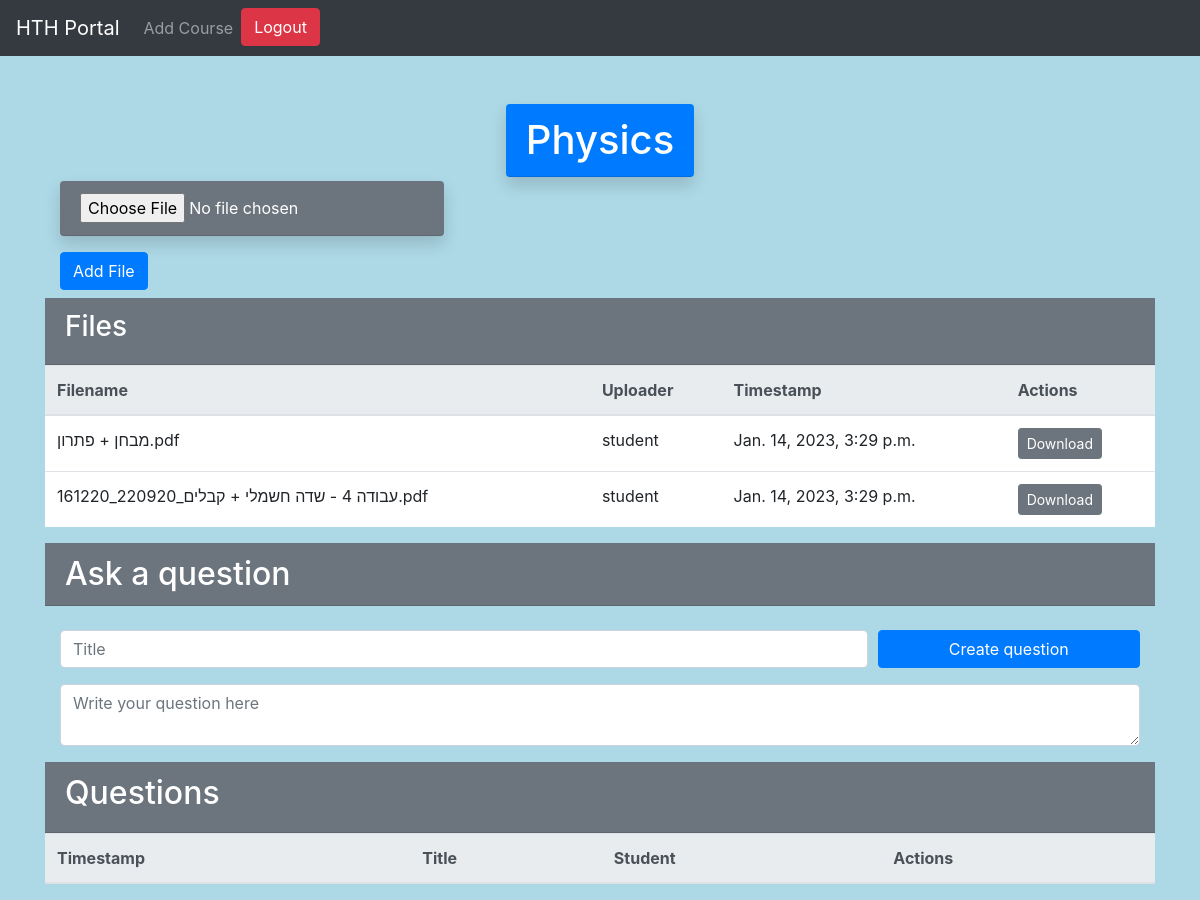
Screenshot of /course/7 (signed in) with the database file from the repository.
### university/models.py (models this page shows)
class Course(models.Model):
    objects = models.Manager()
    name = models.CharField(max_length=255)
    category = models.CharField(max_length=255)

class File(models.Model):
    objects = models.Manager()
    filename = models.CharField(max_length=255)
    file = models.FileField(upload_to='files/')
    uploader = models.CharField(max_length=255)
    timestamp = models.DateTimeField(auto_now_add=True)
    teacher_file = models.BooleanField(default=False)
    course = models.ForeignKey(Course, on_delete=models.CASCADE, related_name='files')

### university/views.py (the view)
# urls.py: path('course/<int:course_id>', views.course, name='course'),
@login_required
def course(request, course_id):
    course_obj = get_object_or_404(Course, id=course_id)
    files = File.objects.filter(course=course_obj)
    questions = Question.objects.filter(course=course_obj)
    context = {
        'course': course_obj,
        'course_id': course_obj.id,
        'files': files,
        'questions': questions,
    }
    return render(request, 'university/course.html', context)

### university/templates/university/course.html (shortened to what this page needs)
{% extends 'university/base.html' %}
{% load static %}
{% load custom_tags %}
{% block content %}
<div class="row justify-content-center">
    <h1 class="card-header bg-primary text-white rounded shadow">{{ course.name }}</h1>
</div>
<div class="container mt-1 mb-2">
    <form method="post" enctype="multipart/form-data" action="{% url 'upload_file' course.id %}">
      <div class="form-group">
        <input type="file" class="card-header bg-secondary text-white rounded shadow" name="file" id="file" required>
      </div>
      <button type="submit" class="btn btn-primary" id="submit-button">Add File</button>
    </form>
</div>
<div class="card-header bg-secondary text-white">
    <h3>Files</h3>
</div>
<table class="table table-hover">
    <thead class="thead-light">
        <tr>
            <th scope="col">Filename</th>
            <th scope="col">Uploader</th>
            <th scope="col">Timestamp</th>
            <th scope="col">Actions</th>
        </tr>
    </thead>
    <tbody class="bg-white">
        {% for file in files %}
        <tr>
            <td>{{ file.filename }}</td>
            <td>{{ file.uploader }}</td>
            <td>{{ file.timestamp }}</td>
            <td>
                <a href="{% url 'download_file' file.id %}" class="btn btn-secondary btn-sm" download>Download</a>
            </td>
        </tr>
        {% endfor %}
    </tbody>
</table>
<h2 class="mb-4 card-header bg-secondary text-white">Ask a question</h2>
<div class="container mt-2 mb-3 bg rounded">
  <form method="post" action="{% url 'create_question' course.id %}" class="form-group">
    <div class="form-row">
      <div class="col-md-9">
        <input class="form-control" type="text" name="title" placeholder="Title" required>
      </div>
      <div class="col-md-3">
        <button type="submit" class="btn btn-primary btn-block" id="question">Create question</button>
      </div>
    </div>
    <textarea class="form-control mt-3" name="body" placeholder="Write your question here" required></textarea>
  </form>
</div>
<table class="table table-hover">
    <thead class="thead-light">
        <tr>
            <th scope="col">Timestamp</th>
            <th scope="col">Title</th>
            <th scope="col">Student</th>
            <th scope="col">Actions</th>
        </tr>
    </thead>
    <div class="card-header bg-secondary text-white">
        <h2>Questions</h2>
    </div>
</table>
{% endblock %}

### university/templates/university/base.html (style rules this page uses)
body { background-color: lightblue; }

### rows the page displays
Course: name "Physics"
File: filename "מבחן + פתרון.pdf", uploader "student", timestamp "Jan. 14, 2023, 3:29 p.m."
File: filename "עבודה 4 - שדה חשמלי + קבלים_220920_161220.pdf", uploader "student", timestamp "Jan. 14, 2023, 3:29 p.m."
